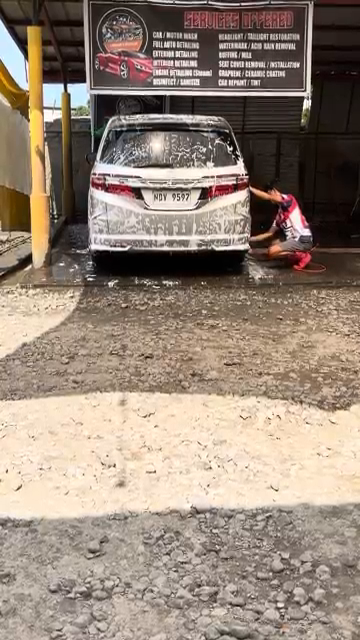
#> input picture frame 27 of assets/videos/videoplayback.mp4, 360 x 640 px, given in place of Testing.mp4, which was not available
$ python calibratebays.py
#> lines starting #> are read from the running program, lines starting #| are printed output that depends on the picture; pictures that were not available may be replaced by others from this repository, and a replacement may not be noted
"""
Bay Calibration Tool
=====================
Paggamit:
    1. Palitan ang VIDEO_SOURCE sa ibaba ng path ng video mo (same source
       na gamit mo sa camera.py).
    2. Patakbuhin: python calibrate_bays.py
    3. Isang frame mula sa video ang lalabas -- awtomatiko na itong
       nag-a-adjust ng laki para bumagay sa screen mo (hindi na sobrang
       laki/zoomed in kahit high-res ang video).
    4. I-click ang 4 na sulok (corners) ng Bay 1, sunod-sunod
       (kahit anong direksyon basta pabilog: e.g. upper-left -> upper-right
       -> lower-right -> lower-left).
    5. Pagkatapos ng 4 clicks, awtomatikong lilipat sa Bay 2.
    6. Ulitin hanggang sa lahat ng bay (tingnan NUM_BAYS / BAY_NAMES sa
       baba) ay ma-click na.
    7. Pindutin ang 'r' anumang oras para i-reset ang kasalukuyang bay
       (kung nagkamali ka ng click).
    8. Pagkatapos ng lahat, ipi-print ang resulta sa terminal --
       kopyahin mo lang yun papunta sa BAY_POLYGONS_NORM sa camera.py.

Tip: I-zoom/screenshot muna yung video para makita mo talaga kung saan
eksakto nagsisimula/nagtatapos ang bawat physical bay (huwag isama ang
espasyo ng katabing sasakyan/pickup na wala namang bay).
"""

import cv2

# ---- IBAHIN MO ITO PARA TUMUGMA SA camera.py ----
VIDEO_SOURCE = "C:\\Users\\Gilbert T. Aquino\\I-CarWash-System\\assets\\videos\\Testing.mp4"
FRAME_TO_GRAB = 10

BAY_NAMES = ["Bay 1", "Bay 2"]


MAX_DISPLAY_WIDTH = 1280
MAX_DISPLAY_HEIGHT = 720
# --------------------------------------------------

WINDOW_NAME = "Bay Calibration - click 4 corners per bay, r=reset, ESC=quit"

current_bay_index = 0
current_points = []
all_bays = {}
frame = None
display = None
scale = 1.0  # display_size = original_size * scale


def compute_scale(frame_h, frame_w):
    """Kunin yung scale factor para bumagay ang video sa MAX_DISPLAY_*.
    Hindi ito papalakihin kung maliit na ang video (max scale = 1.0)."""
    scale_w = MAX_DISPLAY_WIDTH / frame_w
    scale_h = MAX_DISPLAY_HEIGHT / frame_h
    return min(scale_w, scale_h, 1.0)


def redraw():
    global display

    # Gumuhit tayo sa ORIGINAL resolution muna (para tama ang points),
    # tapos i-resize lang ang final image bago ipakita.
    canvas = frame.copy()

    # i-draw lahat ng completed bays
    for name, pts in all_bays.items():
        for i in range(len(pts)):
            cv2.circle(canvas, pts[i], 6, (0, 255, 0), -1)
            if i > 0:
                cv2.line(canvas, pts[i - 1], pts[i], (0, 255, 0), 2)
        if len(pts) == 4:
            cv2.line(canvas, pts[3], pts[0], (0, 255, 0), 2)
        if pts:
            cv2.putText(canvas, name, pts[0], cv2.FONT_HERSHEY_SIMPLEX,
                        0.8, (0, 255, 0), 2, cv2.LINE_AA)

    # i-draw yung kasalukuyang ginagawa
    for i in range(len(current_points)):
        cv2.circle(canvas, current_points[i], 6, (0, 0, 255), -1)
        if i > 0:
            cv2.line(canvas, current_points[i - 1], current_points[i], (0, 0, 255), 2)

    if current_bay_index < len(BAY_NAMES):
        label = f"Click corners for: {BAY_NAMES[current_bay_index]} ({len(current_points)}/4)"
    else:
        label = "DONE! Check terminal for output. Press ESC to exit."

    cv2.rectangle(canvas, (0, 0), (canvas.shape[1], 40), (0, 0, 0), -1)
    cv2.putText(canvas, label, (10, 28), cv2.FONT_HERSHEY_SIMPLEX,
                0.8, (255, 255, 255), 2, cv2.LINE_AA)

    # I-resize na lang papuntang display size (hindi na naa-apektuhan
    # yung na-save nang points dahil original-resolution sila).
    disp_w = max(1, int(canvas.shape[1] * scale))
    disp_h = max(1, int(canvas.shape[0] * scale))
    display = cv2.resize(canvas, (disp_w, disp_h), interpolation=cv2.INTER_AREA)

    cv2.imshow(WINDOW_NAME, display)


def mouse_callback(event, x, y, flags, param):
    global current_points, current_bay_index

    if event != cv2.EVENT_LBUTTONDOWN:
        return

    if current_bay_index >= len(BAY_NAMES):
        return

    # I-convert pabalik yung click (na nasa DISPLAY/scaled coordinates)
    # papunta sa ORIGINAL frame coordinates, para tama pa rin ang
    # normalized na output sa camera.py.
    orig_x = int(round(x / scale))
    orig_y = int(round(y / scale))
    current_points.append((orig_x, orig_y))

    if len(current_points) == 4:
        all_bays[BAY_NAMES[current_bay_index]] = current_points.copy()
        current_points.clear()
        current_bay_index += 1
        print_results(partial=True)

    redraw()


def print_results(partial=False):
    h, w = frame.shape[:2]
    print("\n" + "=" * 60)
    print("PARTIAL RESULT" if partial else "FINAL RESULT")
    print("Kopyahin mo ito papunta sa BAY_POLYGONS_NORM sa camera.py:")
    print("=" * 60)
    print("BAY_POLYGONS_NORM = {")
    for name, pts in all_bays.items():
        norm_pts = [(round(px / w, 4), round(py / h, 4)) for px, py in pts]
        print(f'    "{name}": {norm_pts},')
    print("}")
    print("=" * 60 + "\n")


def main():
    global frame, scale

    cap = cv2.VideoCapture(VIDEO_SOURCE)
    if not cap.isOpened():
        print("[ERROR] Hindi mabuksan ang video source. Check mo yung VIDEO_SOURCE path.")
        return

    # i-skip papunta sa isang frame na may laman na (may sasakyan/tao)
    for _ in range(FRAME_TO_GRAB):
        ok, frame = cap.read()
        if not ok:
            print("[ERROR] Naubusan ng frames bago pa maabot ang FRAME_TO_GRAB.")
            cap.release()
            return
#> this loop made 10 passes
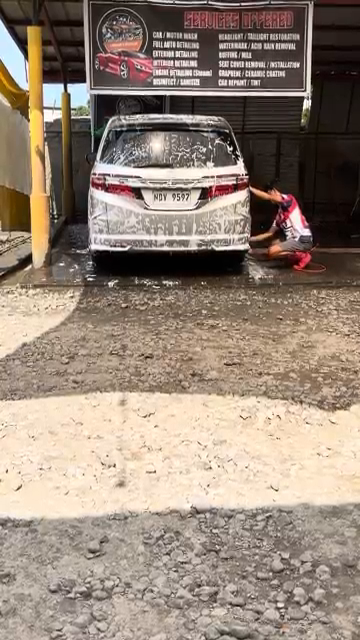
#> input picture frame 27 of assets/videos/videoplayback.mp4, 360 x 640 px, given in place of Testing.mp4, which was not available
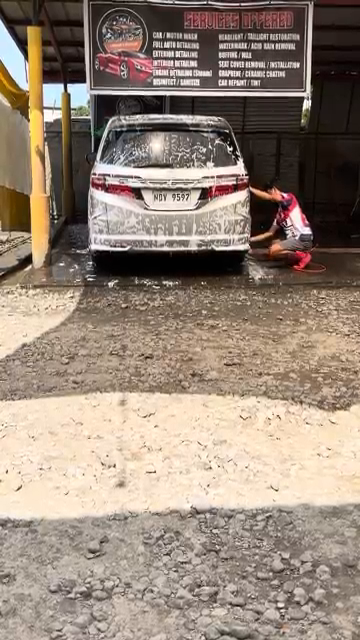
#> input picture frame 28 of assets/videos/videoplayback.mp4, 360 x 640 px, given in place of Testing.mp4, which was not available

    cap.release()

    h, w = frame.shape[:2]
#> h = 640; w = 360
    scale = compute_scale(h, w)
#> scale = 1
    print(f"[INFO] Original video size: {w}x{h} -> Display size: "
          f"{int(w * scale)}x{int(h * scale)} (scale={scale:.3f})")
#| [INFO] Original video size: 360x640 -> Display size: 360x640 (scale=1.000)

    # WINDOW_NORMAL para resizable/hindi awtomatikong sumobra sa laki,
    # tapos i-set natin mismo yung window size sa resizeWindow.
    cv2.namedWindow(WINDOW_NAME, cv2.WINDOW_NORMAL)
    cv2.resizeWindow(WINDOW_NAME, int(w * scale), int(h * scale))
    cv2.setMouseCallback(WINDOW_NAME, mouse_callback)

    redraw()
#> in redraw, `canvas = frame.copy()`:
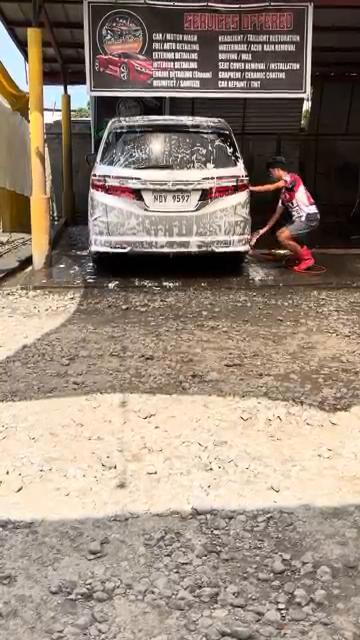
#> canvas: shape (640, 360, 3); mean B, G, R 120.5, 134.4, 150.7
#> in redraw, `cv2.putText(canvas, label, (10, 28), cv2.FONT_HERSHEY_SIMPLEX, 0.8, (2..`:
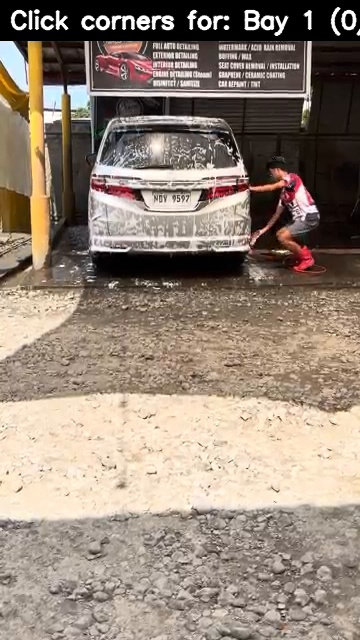
#> canvas: shape (640, 360, 3); mean B, G, R 119.5, 133, 148.3

    while True:
        key = cv2.waitKey(20) & 0xFF
#> (key Esc is pressed here)

        if key == 27:  # ESC
            break
        elif key == ord('r'):
            # reset kasalukuyang bay lang
            current_points.clear()
            if current_bay_index < len(BAY_NAMES) and BAY_NAMES[current_bay_index] in all_bays:
                del all_bays[BAY_NAMES[current_bay_index]]
            redraw()

    cv2.destroyAllWindows()

    if all_bays:
        print_results(partial=False)
    else:
        print("[INFO] Walang na-save na bay. Wala tayong output.")


if __name__ == "__main__":
    main()

$ run again, starting later in the video
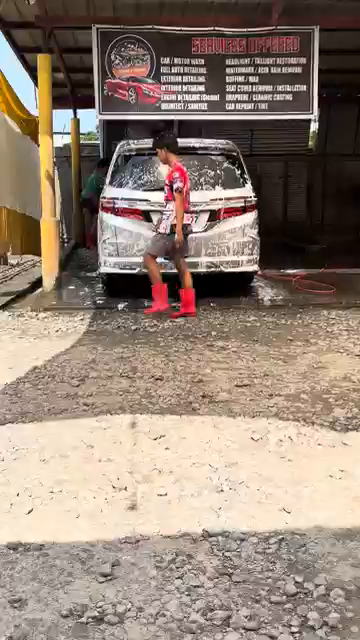
#> input picture frame 121 of assets/videos/videoplayback.mp4, 360 x 640 px, given in place of Testing.mp4, which was not available
#> the loop in main, `for _ in range(FRAME_TO_GRAB):` made 10 passes
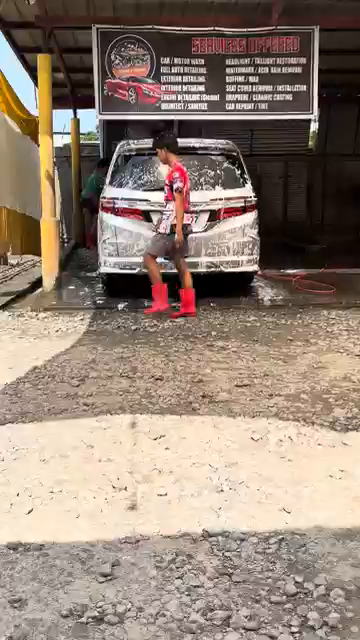
#> input picture frame 121 of assets/videos/videoplayback.mp4, 360 x 640 px, given in place of Testing.mp4, which was not available
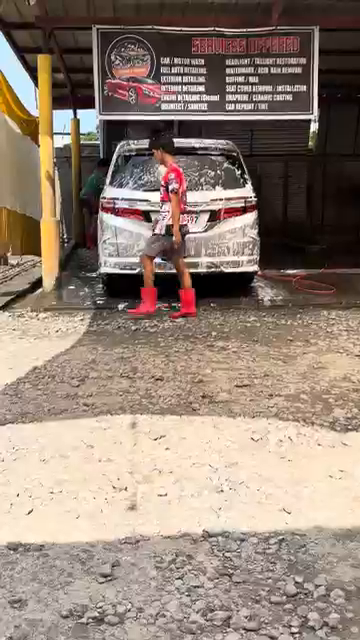
#> input picture frame 122 of assets/videos/videoplayback.mp4, 360 x 640 px, given in place of Testing.mp4, which was not available
#| [INFO] Original video size: 360x640 -> Display size: 360x640 (scale=1.000)
#> in redraw, `cv2.putText(canvas, label, (10, 28), cv2.FONT_HERSHEY_SIMPLEX, 0.8, (2..`:
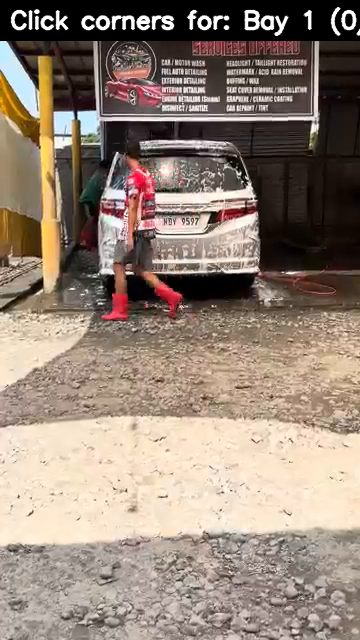
#> canvas: shape (640, 360, 3); mean B, G, R 118.1, 130.8, 147.4

$ run again, starting later in the video
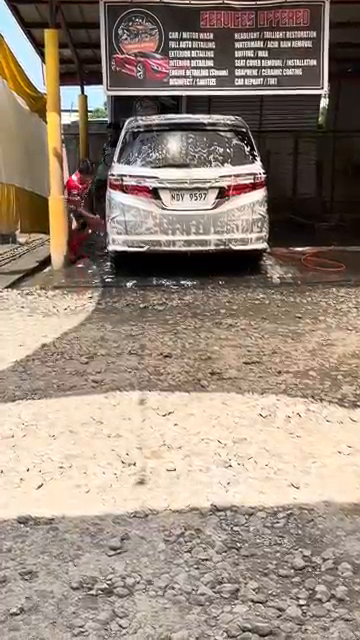
#> input picture frame 216 of assets/videos/videoplayback.mp4, 360 x 640 px, given in place of Testing.mp4, which was not available
#> the loop in main, `for _ in range(FRAME_TO_GRAB):` made 10 passes
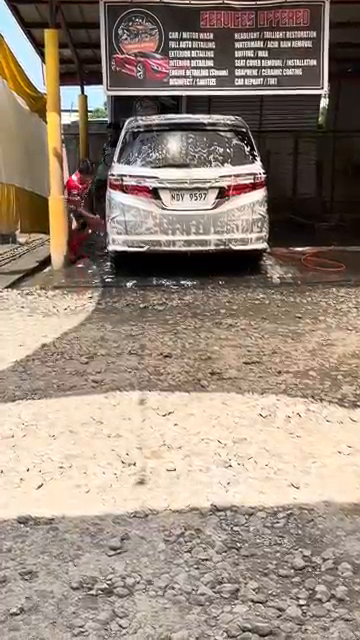
#> input picture frame 216 of assets/videos/videoplayback.mp4, 360 x 640 px, given in place of Testing.mp4, which was not available
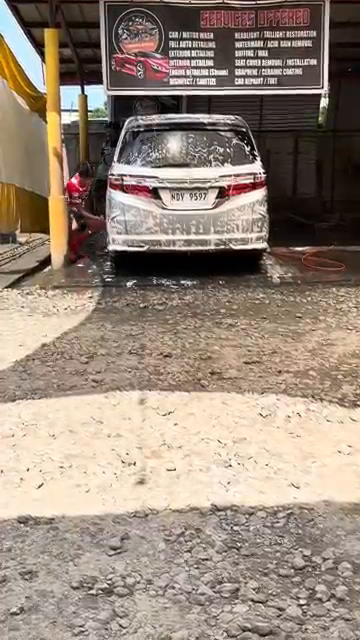
#> input picture frame 217 of assets/videos/videoplayback.mp4, 360 x 640 px, given in place of Testing.mp4, which was not available
#| [INFO] Original video size: 360x640 -> Display size: 360x640 (scale=1.000)
#> in redraw, `cv2.putText(canvas, label, (10, 28), cv2.FONT_HERSHEY_SIMPLEX, 0.8, (2..`:
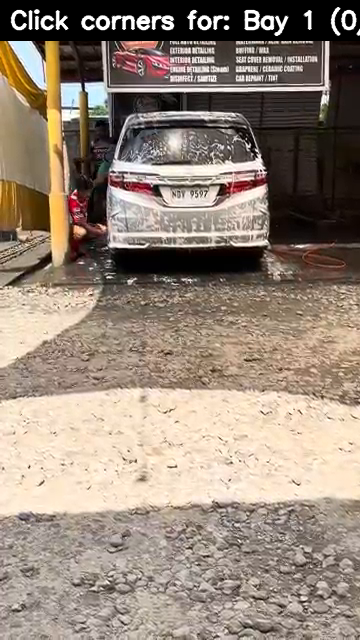
#> canvas: shape (640, 360, 3); mean B, G, R 120.5, 134.1, 149.2
